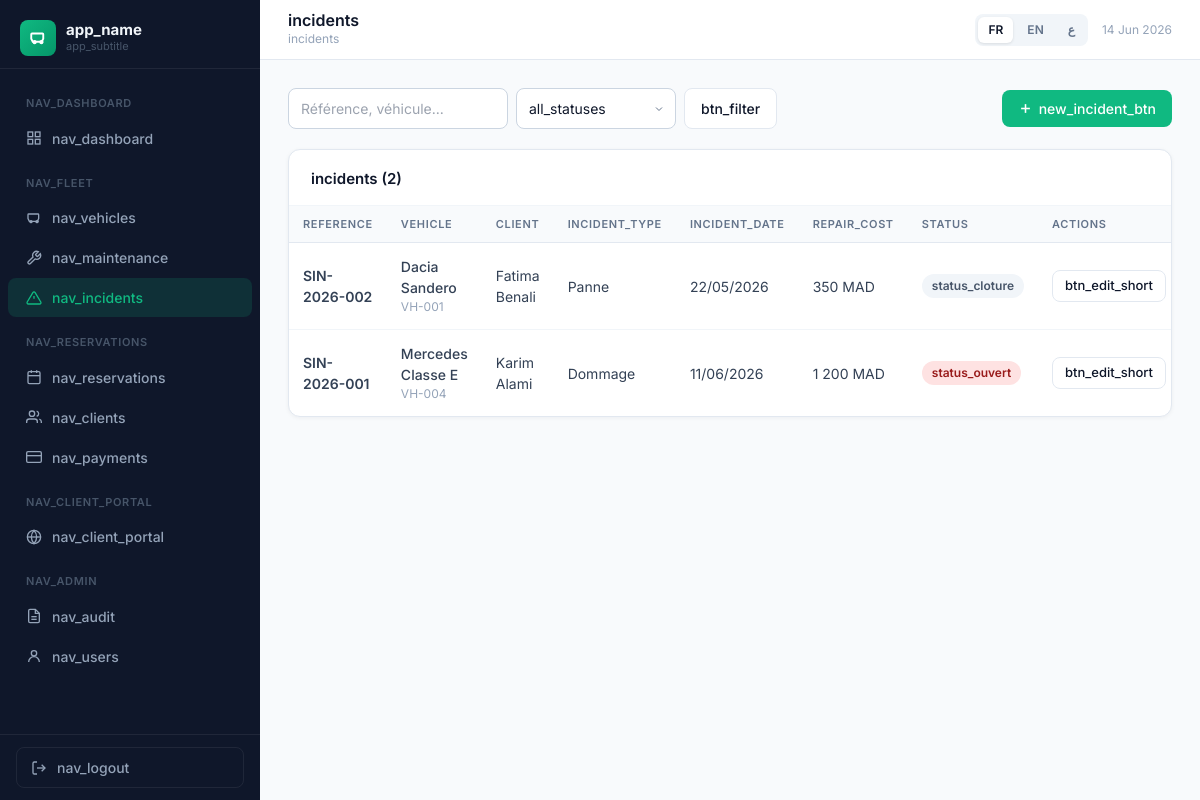
Screenshot of /?page=incidents (signed in) with the database file from the repository.
### tables this page shows
CREATE TABLE IF NOT EXISTS `sinistres` (
  `id`              INT AUTO_INCREMENT PRIMARY KEY,
  `reference`       VARCHAR(30)   NOT NULL UNIQUE,
  `reservation_id`  INT           DEFAULT NULL,
  `vehicle_id`      INT           NOT NULL,
  `client_id`       INT           DEFAULT NULL,
  `type`            ENUM('accident','dommage','vol','panne','autre') DEFAULT 'dommage',
  `description`     TEXT          DEFAULT NULL,
  `cout_reparation` DECIMAL(10,2) DEFAULT NULL,
  `prise_en_charge` ENUM('client','assurance','société') DEFAULT 'client',
  `date_sinistre`   DATE          DEFAULT NULL,
  `statut`          ENUM('ouvert','en cours','clôturé') DEFAULT 'ouvert',
  `created_at`      TIMESTAMP DEFAULT CURRENT_TIMESTAMP,
  FOREIGN KEY (`vehicle_id`)     REFERENCES `vehicles`(`id`),
  FOREIGN KEY (`reservation_id`) REFERENCES `reservations`(`id`) ON DELETE SET NULL,
  FOREIGN KEY (`client_id`)      REFERENCES `clients`(`id`) ON DELETE SET NULL
);

CREATE TABLE IF NOT EXISTS `vehicles` (
  `id`                    INT AUTO_INCREMENT PRIMARY KEY,
  `numero`                VARCHAR(50)  NOT NULL UNIQUE,
  `immatriculation`       VARCHAR(20)  DEFAULT NULL,
  `marque`                VARCHAR(100) DEFAULT NULL,
  `modele`                VARCHAR(100) DEFAULT NULL,
  `annee`                 INT          DEFAULT NULL,
  `couleur`               VARCHAR(50)  DEFAULT NULL,
  `nb_places`             INT          DEFAULT 5,
  `categorie`             ENUM('économique','berline','SUV','premium','utilitaire') DEFAULT 'berline',
  `kilometrage`           INT          DEFAULT 0,
  `statut`                ENUM('disponible','loué','maintenance','indisponible') DEFAULT 'disponible',
  `prix_jour`             DECIMAL(10,2) DEFAULT 0.00,
  `caution`               DECIMAL(10,2) DEFAULT 0.00,
  `carburant`             ENUM('essence','diesel','hybride','électrique') DEFAULT 'essence',
  `transmission`          ENUM('manuelle','automatique') DEFAULT 'manuelle',
  `description`           TEXT DEFAULT NULL,
  `image_url`             VARCHAR(500) DEFAULT NULL,
  `intervalle_vidange`    INT          DEFAULT 10000,
  `derniere_vidange_km`   INT          DEFAULT NULL,
  `date_derniere_vidange` DATE         DEFAULT NULL,
  `created_at`            TIMESTAMP DEFAULT CURRENT_TIMESTAMP
);

CREATE TABLE IF NOT EXISTS `clients` (
  `id`                INT AUTO_INCREMENT PRIMARY KEY,
  `nom`               VARCHAR(100) NOT NULL,
  `prenom`            VARCHAR(100) NOT NULL,
  `email`             VARCHAR(150) DEFAULT NULL,
  `telephone`         VARCHAR(20)  DEFAULT NULL,
  `adresse`           TEXT         DEFAULT NULL,
  `ville`             VARCHAR(100) DEFAULT NULL,
  `cin`               VARCHAR(30)  DEFAULT NULL UNIQUE,
  `permis_numero`     VARCHAR(50)  DEFAULT NULL,
  `permis_categorie`  VARCHAR(20)  DEFAULT 'B',
  `permis_expiration` DATE         DEFAULT NULL,
  `type_client`       ENUM('particulier','entreprise') DEFAULT 'particulier',
  `entreprise`        VARCHAR(150) DEFAULT NULL,
  `statut`            ENUM('actif','suspendu','liste_noire') DEFAULT 'actif',
  `notes`             TEXT         DEFAULT NULL,
  `created_at`        TIMESTAMP DEFAULT CURRENT_TIMESTAMP
);

### app/Core/Controller.php (called while the page is built, shortened)
<?php
abstract class Controller
{
    protected function view(string $template, array $viewData = []): void
    {
        extract($viewData);
        $tplFile = APP_PATH . '/views/' . $template . '.php';
        require $tplFile;
    }
    protected function query(string $key, mixed $default = ''): mixed
    {
        return $_GET[$key] ?? $default;
    }
}

### app/Controllers/IncidentController.php (called while the page is built, shortened)
<?php
class IncidentController extends Controller
{
    private Incident $incidentModel;
    public function __construct(\PDO $db)
    {
        $this->incidentModel = new Incident($db);
    }
    public function index(): void
    {
        $search = trim($this->query('search'));
        $statut = $this->query('statut');
        $page   = max(1, (int)$this->query('p', 1));
        $result = $this->incidentModel->paginatedList($search, $statut, 15, $page);
        $this->view('incidents/index', array_merge($result, compact('search', 'statut', 'flash')));
    }
}

### app/Core/Router.php (called while the page is built, shortened)
<?php
class Router
{
    private array $routes = [];
    public function add(string $method, string $page, string $controller, string $action): void
    {
        $this->routes[strtoupper($method)][$page] = [$controller, $action];
    }
    public function dispatch(\PDO $db): void
    {
        $page   = trim($_GET['page'] ?? '', '/');
        $method = strtoupper($_SERVER['REQUEST_METHOD']);
        $handler = $this->routes[$method][$page]
                ?? $this->routes['GET'][$page]
                ?? null;
        [$controllerClass, $action] = $handler;
        $controller = new $controllerClass($db);
        $controller->$action();
    }
}

### index.php (called while the page is built, shortened)
<?php
require_once __DIR__ . '/config/database.php';
spl_autoload_register(function (string $class): void {
    $file = APP_PATH . '/app/' . str_replace('\\', '/', substr($class, 4)) . '.php';
});
$db = (new Database())->getConnection();
$router = new App\Core\Router();
$router->dispatch($db);

### app/Core/Model.php (called while the page is built, shortened)
<?php
abstract class Model
{
    public function __construct(\PDO $db)
    {
        $this->db = $db;
    }
}

### app/Models/Incident.php (called while the page is built, shortened)
<?php
class Incident extends Model
{
    public function paginatedList(string $search, string $statut, int $perPage, int $page): array
    {
        $where  = ['1=1'];
        $params = [];
        $whereStr = implode(' AND ', $where);
        $cntStmt  = $this->db->prepare(
            "SELECT COUNT(*) FROM sinistres s JOIN vehicles v ON v.id = s.vehicle_id LEFT JOIN clients c ON c.id = s.client_id WHERE $whereStr"
        );
        $cntStmt->execute($params);
        $total  = (int)$cntStmt->fetchColumn();
        $pages  = max(1, (int)ceil($total / $perPage));
        $page   = max(1, min($page, $pages));
        $offset = ($page - 1) * $perPage;
        $stmt = $this->db->prepare(
            "SELECT s.*, v.numero, v.marque, v.modele, c.nom AS client_nom, c.prenom AS client_prenom
             FROM sinistres s
             JOIN vehicles v ON v.id = s.vehicle_id
             LEFT JOIN clients c ON c.id = s.client_id
             WHERE $whereStr
             ORDER BY s.id DESC
             LIMIT $perPage OFFSET $offset"
        );
        $stmt->execute($params);
        return ['rows' => $stmt->fetchAll(), 'total' => $total, 'per_page' => $perPage, 'page' => $page, 'pages' => $pages, 'offset' => $offset];
    }
}

### views/incidents/index.php (the view, shortened to what this page needs)
<div style="display:flex;justify-content:space-between;align-items:center;margin-bottom:20px;flex-wrap:wrap;gap:12px;">
  <form method="GET" action="<?= BASE_URL ?>/" style="display:flex;gap:8px;flex-wrap:wrap;">
    <input type="text" name="search" value="<?= h($search) ?>" placeholder="Référence, véhicule..." class="form-control" style="width:220px;">
    <select name="statut" class="form-control" style="width:160px;" onchange="this.form.submit()">
      <option value=""><?= t('all_statuses') ?></option>
    </select>
    <button type="submit" class="btn btn-outline"><?= t('btn_filter') ?></button>
  </form>
  <a href="<?= BASE_URL ?>/?page=incidents/add" class="btn btn-emerald">
    <svg width="15" height="15" fill="none" stroke="currentColor" stroke-width="2.5" viewBox="0 0 24 24"><line x1="12" y1="5" x2="12" y2="19"/><line x1="5" y1="12" x2="19" y2="12"/></svg>
    <?= t('new_incident_btn') ?>
  </a>
</div>
<div class="card">
  <div class="card-header"><span class="card-title"><?= t('incidents') ?> (<?= $total ?>)</span></div>
  <div style="overflow-x:auto;">
    <table class="data-table">
      <thead>
        <tr><th><?= t('reference') ?></th><th><?= t('vehicle') ?></th><th><?= t('client') ?></th><th><?= t('incident_type') ?></th><th><?= t('incident_date') ?></th><th><?= t('repair_cost') ?></th><th><?= t('status') ?></th><th><?= t('actions') ?></th></tr>
      </thead>
      <tbody>
        <?php foreach ($rows as $r): ?>
        <tr>
          <td style="font-weight:600;" dir="ltr"><?= h($r['reference']) ?></td>
          <td>
            <div style="font-weight:500;"><?= h(($r['marque']??'').' '.($r['modele']??'')) ?></div>
            <div style="font-size:12px;color:#94a3b8;"><?= h($r['numero']??'') ?></div>
          </td>
          <td><?= !empty($r['client_nom']) ? h(($r['client_prenom']??'').' '.$r['client_nom']) : '—' ?></td>
          <td><?= h(ucfirst($r['type'])) ?></td>
          <td dir="ltr"><?= $r['date_sinistre'] ? date('d/m/Y', strtotime($r['date_sinistre'])) : '—' ?></td>
          <td dir="ltr"><?= $r['cout_reparation'] ? number_format($r['cout_reparation'],0,',',' ').' MAD' : '—' ?></td>
          <td><?= status_badge($r['statut']) ?></td>
          <td>
            <div style="display:flex;gap:5px;">
              <a href="<?= BASE_URL ?>/?page=incidents/edit&id=<?= $r['id'] ?>" class="btn btn-outline btn-sm"><?= t('btn_edit_short') ?></a>
            </div>
          </td>
        </tr>
        <?php endforeach; ?>
      </tbody>
    </table>
  </div>
</div>

### config/database.php (shortened to what this page needs)
<?php
function t(string $key, ...$args): string {
    $str = $GLOBALS['__t'][$key] ?? $key;
    return $args ? sprintf($str, ...$args) : $str;
}
function h(mixed $v): string { return htmlspecialchars((string)$v, ENT_QUOTES, 'UTF-8'); }
function status_badge(string $status): string {
    $map = [
        'disponible'   => ['badge-green',  'status_disponible'],
        'loué'         => ['badge-blue',   'status_loue'],
        'maintenance'  => ['badge-yellow', 'status_maintenance'],
        'indisponible' => ['badge-red',    'status_indisponible'],
        'en attente'   => ['badge-yellow', 'status_en_attente'],
        'confirmée'    => ['badge-blue',   'status_confirmee'],
        'en cours'     => ['badge-green',  'status_en_cours'],
        'terminée'     => ['badge-gray',   'status_terminee'],
        'annulée'      => ['badge-red',    'status_annulee'],
        'actif'        => ['badge-green',  'status_actif'],
        'suspendu'     => ['badge-yellow', 'status_suspendu'],
        'liste_noire'  => ['badge-red',    'status_liste_noire'],
        'planifiée'    => ['badge-blue',   'status_planifiee'],
        'ouvert'       => ['badge-red',    'status_ouvert'],
        'clôturé'      => ['badge-gray',   'status_cloture'],
    ];
    [$cls, $key] = $map[$status] ?? ['badge-gray', null];
    $label = $key ? t($key) : h($status);
    return '<span class="badge ' . $cls . '">' . $label . '</span>';
}

### rows the page displays
sinistres: reference "SIN-2026-002", vehicle.modele "Dacia Sandero", vehicle.numero "VH-001", client.nom "Fatima Benali", type "Panne", date_sinistre "22/05/2026", cout_reparation "350", label "status_cloture"
sinistres: reference "SIN-2026-001", vehicle.modele "Mercedes Classe E", vehicle.numero "VH-004", client.nom "Karim Alami", type "Dommage", date_sinistre "11/06/2026", cout_reparation "1 200", label "status_ouvert"

### other values shown
t('app_name') "app_name"
t('app_subtitle') "app_subtitle"
t('nav_dashboard') "NAV_DASHBOARD"
t('nav_dashboard') "nav_dashboard"
t('nav_fleet') "NAV_FLEET"
t('nav_vehicles') "nav_vehicles"
t('nav_maintenance') "nav_maintenance"
t('nav_incidents') "nav_incidents"
t('nav_reservations') "NAV_RESERVATIONS"
t('nav_reservations') "nav_reservations"
t('nav_clients') "nav_clients"
t('nav_payments') "nav_payments"
t('nav_client_portal') "NAV_CLIENT_PORTAL"
t('nav_client_portal') "nav_client_portal"
t('nav_admin') "NAV_ADMIN"
